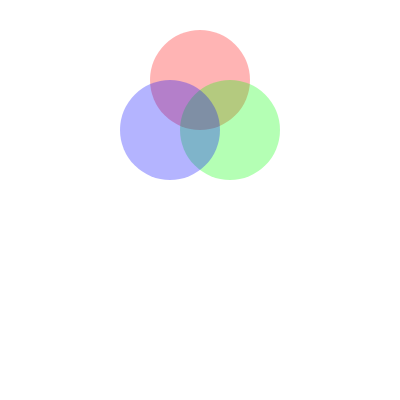
Frame 1 (no input)
Frame 60 (no input): identical to frame 1, image omitted
Frame 120 (the mouse pressed at the canvas centre since frame 60): identical to frame 1, image omitted

The p5.js sketch that drew this single still picture (run headless with seeded random() and noise() and a simulated clock; from frame 60 on, the mouse is pressed at the canvas centre):

// p5.js sketch
// ── sketch.js
function setup() {
  createCanvas(400, 400);
}

function draw() {
  background(255);

  push();
  fill(255,0,0,75);
  noStroke();
  circle(200,80,100);
  pop();

  push();
  fill(0,255,0,75);
  noStroke();
  circle(230,130,100);
  pop();

  push();
  fill(0,0,255,75);
  noStroke();
  circle(170,130,100);
  pop();

}
